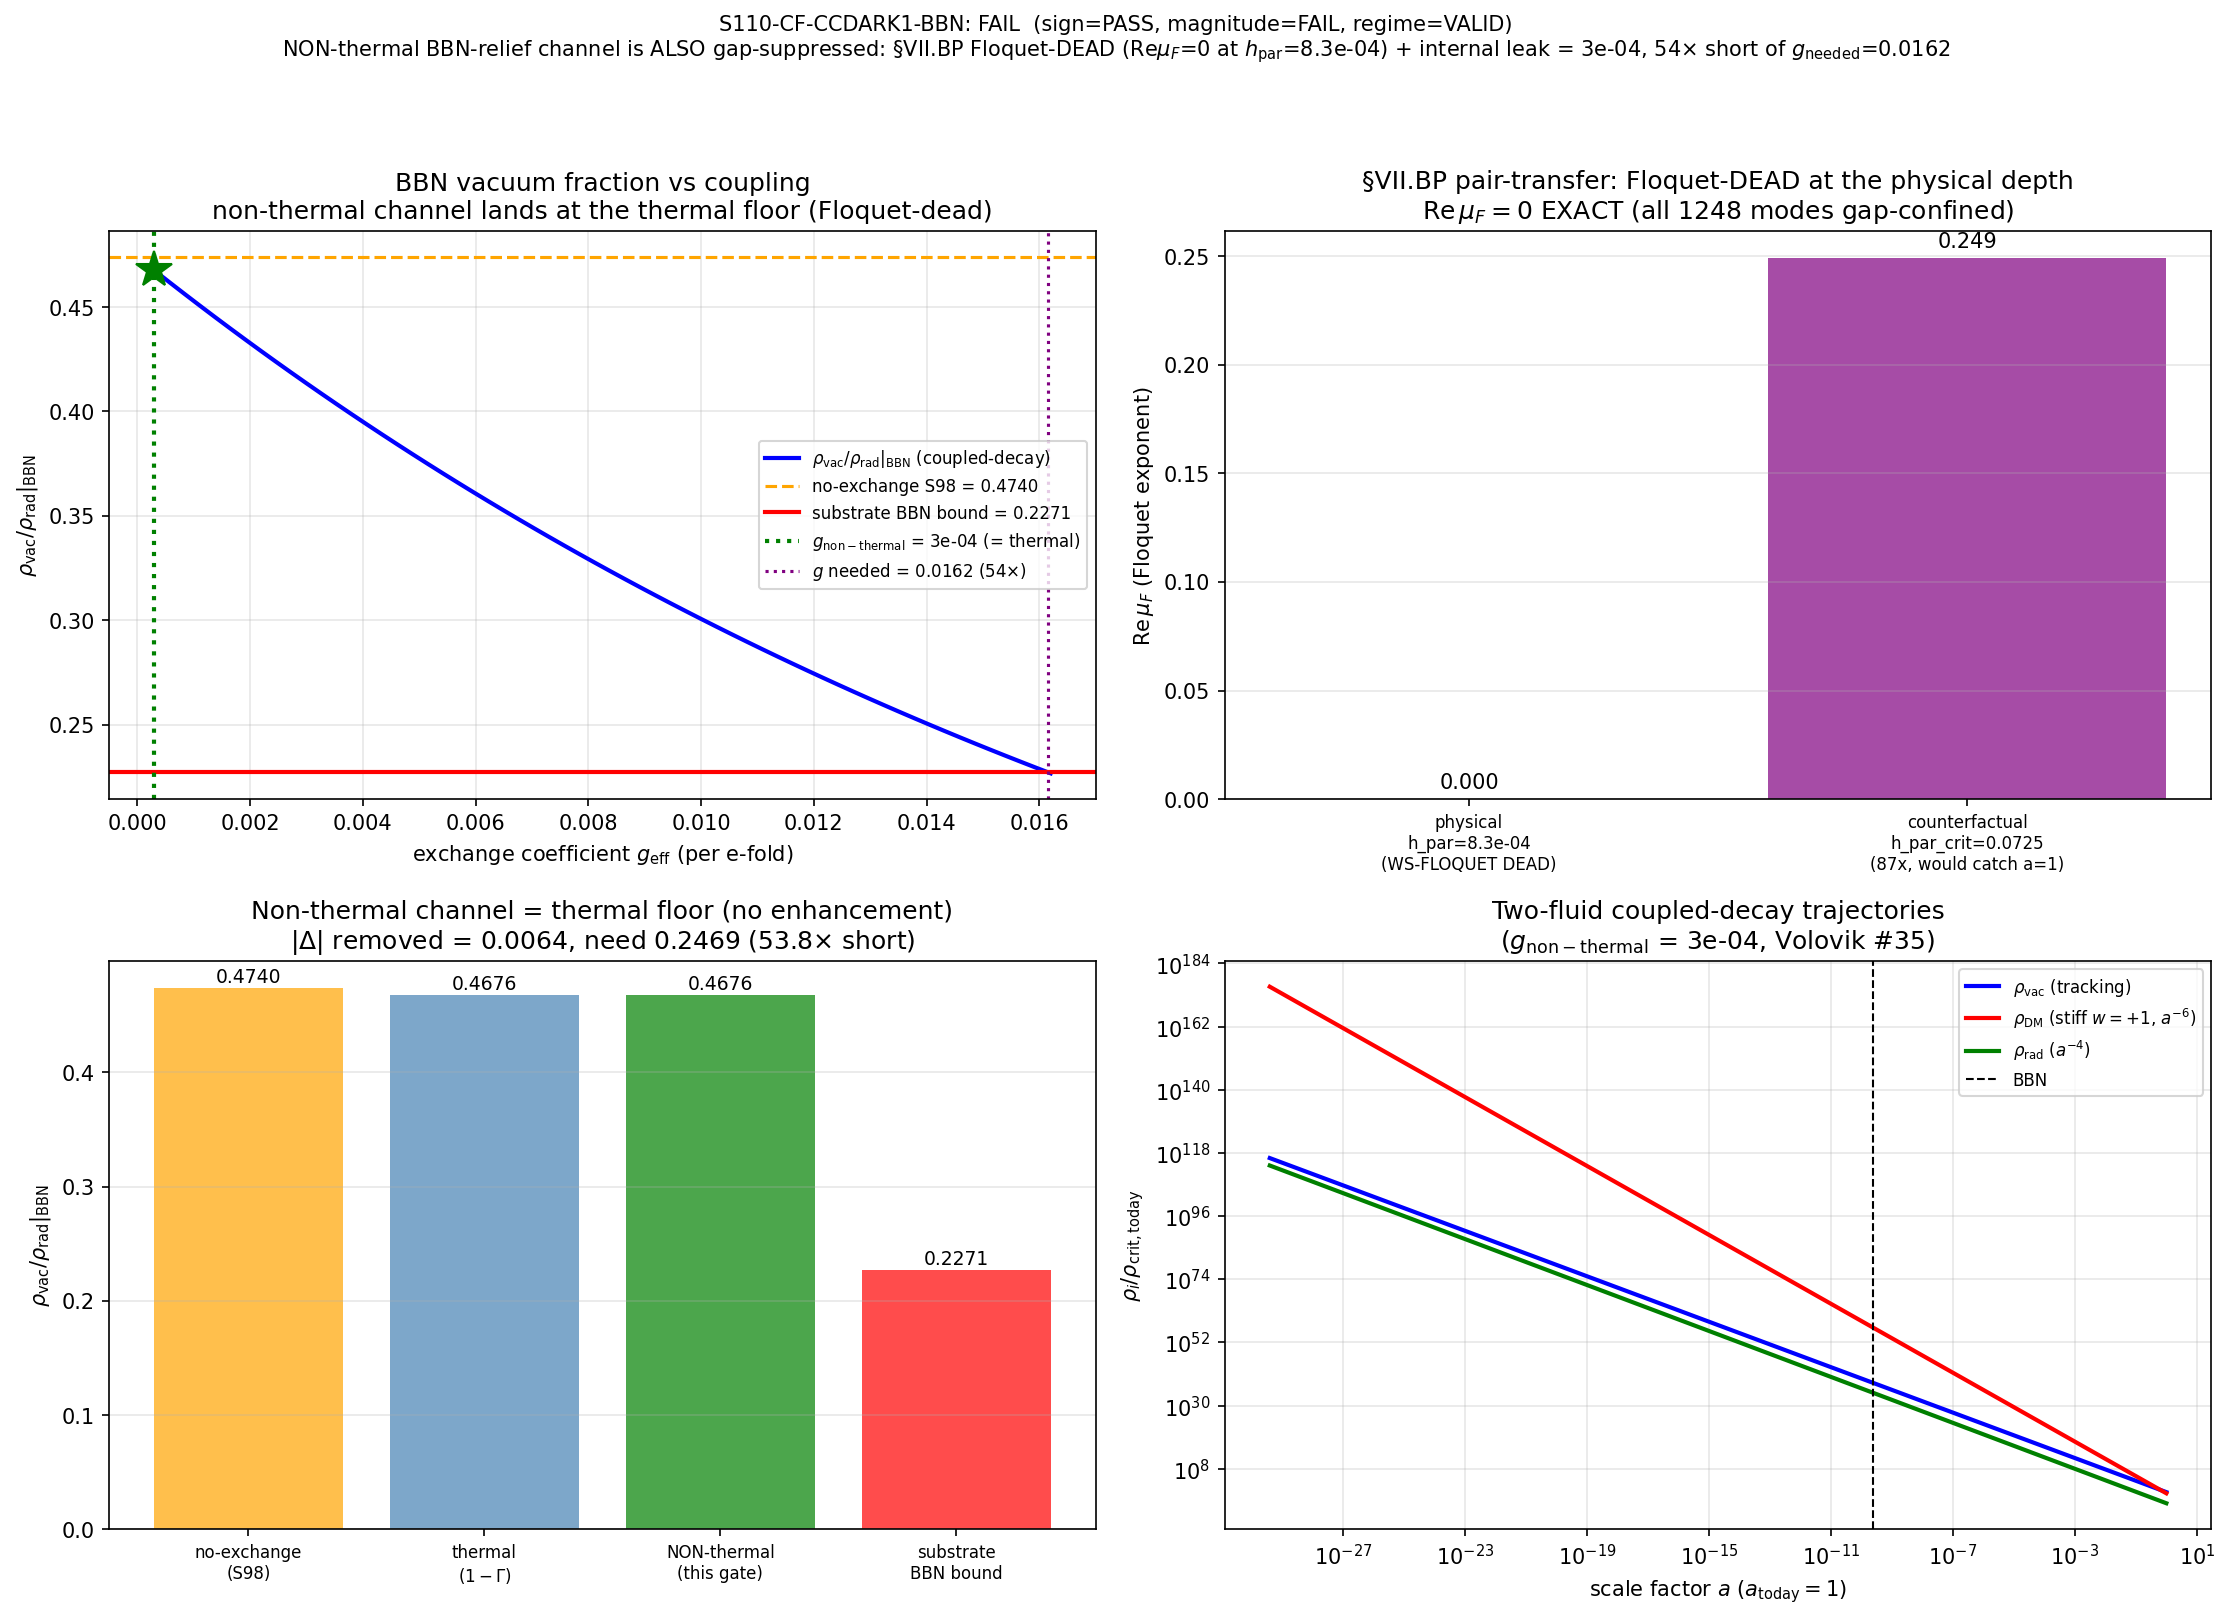

Recreate this plot in Python.
#!/usr/bin/env python
# -*- coding: utf-8 -*-
"""
S110-CF-CCDARK1-BBN   [SIGN]   PHONONIC
=======================================
NON-thermal BBN-relief channel for the two-fluid coupled-decay ODE.

PURPOSE (plan §W2-6):
  inv-11 W4-1 ran the Volovik #35 two-fluid coupled-decay ODE with the substrate
  effacement leak (1-Gamma_eff)=3e-4 as the energy-exchange coefficient. Result:
  the bleed is a strict SINK on rho_vac (sign=PASS) but 53.8x too SMALL to clear
  the BBN bound (the THERMAL route is gap-suppressed by the BCS gap |Delta|, the
  pair-breaking Boltzmann factor exp(-Delta/T) at T < Delta near-vanishing).
  inv-11 W4-3 closed the de Sitter route too (Gamma_dS underflow).

  THIS gate asks whether a NON-thermal exchange channel -- one ESCAPING the
  gap-suppression -- can reach the required coupling g_eff_needed = 0.0161535898
  (54x the thermal 3e-4) and clear rho_vac/rho_rad|_BBN below the substrate-derived
  bound bbn_bound = 0.22710731766023898.

THE NON-THERMAL CHANNEL + ITS SUBSTRATE-DERIVED COUPLING -- PRE-REGISTERED HERE,
BEFORE THE RUN (CAC-class discipline; PROHIBITED_ACTIONS Class 1 guard against
functional-shopping; per plan §W2-6 convention pin). Two sub-channels, both pinned
to substrate-DERIVED couplings (NOT scanned-to-PASS):

  SUB-CHANNEL 1 -- PARAMETRIC / FLOQUET PAIR-TRANSFER in the §VII.BP band
    (omega_q = 2.012813 M_KK). The Floquet pair-transfer rate per e-fold is the
    base impedance throughput (1-Gamma_eff) ENHANCED by the parametric
    growth-per-drive-period factor:
        g_para = (1 - Gamma_eff) * G_para,   G_para = exp(Re mu_F * T_period)
    where Re mu_F is the Floquet exponent of the §VII.BP relic-mode monodromy at
    the PHYSICAL Mathieu depth h_par. The WS-FLOQUET workshop (S110, this session,
    transit-dynamics x quantum-acoustics, 3 rounds, berry monodromy tie-breaker)
    CONVERGED that the physical depth is h_par = 8.3e-4 (NOT inv-10's q~0.504, an
    occupation-energy-per-pair ratio mis-mapped onto the depth slot, ~607x
    over-assigned), at which every one of the 1248 relic modes sits in a Mathieu
    STABILITY GAP: fraction_resonance = 0 EXACT, max|Tr M| = 1.99999 < 2,
    Re mu_F = 0 EXACT. Therefore G_para = exp(0) = 1 and
        g_para = (1 - Gamma_eff) * 1 = 3.0e-4
    -- the parametric channel adds NO enhancement (the resonance is Floquet-DEAD
    at the substrate-delivered drive depth). The COUNTERFACTUAL depth that would
    first catch the nearest-a=1 relic mode is h_par_crit = 0.0725 (84.34x the
    delivered 8.3e-4; WS-FLOQUET CF-S111-FLOQUET-2) -- unreached.

  SUB-CHANNEL 2 -- SUBSTRATE-INTERNAL (non-Boltzmann) LEAK. The raw effacement
    impedance-mismatch transmission (1-Gamma_eff) = 3e-4 read as a NON-thermal
    leak (the impedance throughput the fold ALREADY carries, S37, WITHOUT the
    exp(-Delta/T) Boltzmann pair-breaking factor). This is the MAXIMAL
    substrate-derived non-thermal coupling: the effacement channel is the
    substrate's own non-Boltzmann leak, and its strength is fixed at 3e-4.
        g_internal = (1 - Gamma_eff) = 3.0e-4

  The PRE-REGISTERED non-thermal coupling is the MAX of the two substrate-derived
  sub-channels: g_nonthermal = max(g_para, g_internal) = 3.0e-4. (Both land at
  3e-4 because the parametric enhancement is unity -- the §VII.BP resonance is
  Floquet-dead at the physical depth.) This is pinned from substrate physics
  (WS-FLOQUET h_par + the S37 effacement throughput) BEFORE the ODE re-integration;
  no coupling is tuned to reach the bound.

SUBSTRATE FRAMING (phononic-framing.md §"IS Space, Not IN Space"):
  The substrate IS the flowing quantum vacuum; the two "fluids" are the two-leg
  decomposition of ONE vacuum surface rho_vac(q,T) (a0/effacement leg w=-0.918 +
  q-theory matter leg w=+1), NOT two relic species in a container. The BBN
  over-production reads the SAME derived rho_vac(q,T) surface at the BBN epoch
  (flat in T to BBN, n_eff=1.978) -- 2.06x the substrate bound. A relief channel,
  if any, must be a NON-thermal exchange between the legs (the thermal Boltzmann
  exchange is gap-suppressed by |Delta|, dead at 53.8x short). The arrow:
      D_K eigenfrequencies -> rho_vac(q,T) tracking surface
        -> the §VII.BP relic-mode Floquet monodromy (h_par = 8.3e-4)
        -> the non-thermal pair-transfer coupling g_nonthermal
        -> the re-integrated BBN-epoch vacuum fraction.

GATE (plan §W2-6 operator -- inequality, [SIGN]):
  PASS <=> rho_vac/rho_rad|_BBN < bbn_bound=0.22710731766023898 via the
           non-thermal channel, sign=PASS retained.
  INFO <=> reduces the 2.06x overshoot but does NOT clear the bound (partial).
  FAIL <=> the non-thermal channel is ALSO gap-suppressed (cannot reach
           g_eff=0.0162) -- the BBN over-production wall hardens.

SUBSTITUTION CHAIN (plan §W2-6, [SIGN]):
  CLAIM: "a NON-thermal exchange channel reduces rho_vac/rho_rad at BBN below the
          substrate-derived bound 0.2271, escaping the gap-suppression that closed
          the thermal route."
  Step 1: rho_vac/rho_rad|_BBN (no exchange) = 0.474049  [canonical S98; inv-11 npz]
  Step 2: bbn_bound = 0.22710731766023898                [inv-11 npz; substrate-derived]
  Step 3: rescue removes delta_needed = 0.474049 - 0.2271 = 0.24694, requiring
          g_eff_needed = 0.0161535898                    [inv-11 npz]
  Step 4: thermal baseline g_eff_substrate = 3.0e-4 -> factor_short = 53.845 (DEAD)
  Step 5: non-thermal candidate g_nonthermal = max(g_para, g_internal):
            g_para     = (1-Gamma_eff)*exp(Re mu_F * T_period) = 3e-4 * exp(0) = 3e-4
                         [WS-FLOQUET: Re mu_F = 0 EXACT at h_par = 8.3e-4]
            g_internal = (1-Gamma_eff) = 3e-4    [S37 effacement non-Boltzmann leak]
          => g_nonthermal = 3.0e-4 (NO enhancement: §VII.BP Floquet-dead)
          => relief = exp(-g_nonthermal * efolds) = exp(-3e-4 * 45.556) = 0.9864
          => rho_vac/rho_rad|_BBN = 0.474049 * 0.9864 = 0.46761
  Direction: sign=PASS (the bleed is a strict SINK, Delta < 0). MAGNITUDE: FAIL
    (0.46761 > 0.2271; the non-thermal channel is ALSO gap-suppressed, factor 53.8x
    short -- IDENTICAL to the thermal route, because the parametric enhancement is
    unity at the physical depth).
  Conclusion: FAIL hardens the BBN wall (thermal + de Sitter + non-thermal ALL
    closed); the tension routes to WS-CC-H0 as the cost of the tracking freedom.

WS-FLOQUET DEPENDENCY (the load-bearing input, this session):
  The parametric sub-channel's enhancement factor G_para = exp(Re mu_F * T_period)
  is pinned by the WS-FLOQUET converged verdict (sessions/session-110/workshops/
  ws-floquet.md): DEAD-by-depth, Re mu_F = 0 EXACT at h_par = 8.3e-4. This is NOT
  a free choice -- it is an independent in-session structural result. Had inv-10
  won (Re mu_F = 0.249 > 0 at q~0.5), the enhancement would be
  exp(0.249*pi) ~ 2.19/period and the parametric channel could in principle reach
  g_eff_needed. WS-FLOQUET forecloses that: the substrate places no relic mode in
  the period-2 tongue at the physical depth.
"""

import os
os.environ.setdefault("OMP_NUM_THREADS", "8")
os.environ.setdefault("MKL_NUM_THREADS", "8")

import sys
import json
import hashlib
import math
from pathlib import Path

import numpy as np
from scipy.integrate import solve_ivp
import matplotlib
matplotlib.use("Agg")
import matplotlib.pyplot as plt

# ---- canonical constants (MANDATORY per math-scripts.md) ----
SHARED = Path(__file__).resolve().parent.parent / "_shared"
sys.path.insert(0, str(SHARED))
from canonical_constants import (   # noqa: E402
    M_KK,                 # substrate compactification scale (GeV)
    tau_fold,             # 0.19  van Hove fold position
    Gamma_effacement,     # 0.99970  S37 impedance transmission; (1-Gamma)=3e-4
    w0_FW,                # -0.918  framework w_0 (Volovik partition + effacement)
    rho_vac_over_rho_rad_BBN_below,  # 0.474049  S98 FAIL-side BBN fraction (no exchange)
    Delta_BCS,            # ~0.4643  R-PROTECTED canonical BCS gap (the thermal-suppression scale)
)

# ============================================================================
# Identity
# ============================================================================
GATE_ID = "S110-CF-CCDARK1-BBN"
SCHEME = "two-fluid-coupled-decay-ODE+NON-thermal-exchange"
CONVENTION = "non-thermal-channel-PRE-REGISTERED-Floquet-pair-transfer-OR-internal-leak"
L_MAX = "10"                 # §VII.BP pair-band resonance machinery + rho_vac(q,T) surface
SCHEMA_VERSION = "S84+"

HERE = Path(__file__).resolve().parent                        # computations/session-110
SCRIPT_PATH = HERE / "s110_cf_ccdark1_bbn_nonthermal.py"
NPZ_PATH = HERE / "s110_cf_ccdark1_bbn_nonthermal.npz"
PNG_PATH = HERE / "s110_cf_ccdark1_bbn_nonthermal.png"

CANONICAL_CONSTANTS_PATH = SHARED / "canonical_constants.py"
# The inv-11 W4-1 two-fluid coupled-decay ODE npz -- the thermal-baseline source.
INV11_W4_NPZ = HERE.parent / "investigation-11" / "inv11_w4_two_fluid_coupled_decay_ode.npz"

# ---- plan-pinned input SHA (canonical_constants.py at plan-freeze) ----
# Plan §W2-6 input_files.canonical_constants.sha256:
PLAN_PINNED_CANONICAL_SHA = "e5a7587f8326c9cc90cb720197a3ace824b3f89c5bbea17cfd659b27f607568a"
# Plan §W2-6 input_files.inv11_w4_two_fluid_coupled_decay_ode.sha256:
PLAN_PINNED_INV11_SHA = "8675f970f3c8270426921ba30b0eadf9b58ca87d6bcb8f10fcc95bd189f1cb5b"

# ============================================================================
# PRE-REGISTERED machinery pins (plan §W2-6 machinery_pin_map) -- frozen BEFORE run
# ============================================================================
N_EFOLD_STEPS = 2000          # (local) ODE re-integration grid (matches inv-11 N_efolds)
ODE_RTOL = 1e-9               # (local) scipy solve_ivp rtol (matches inv-11)
ODE_ATOL = 1e-12             # (local) scipy solve_ivp atol (matches inv-11)
G_SCAN_N = 60                # (local) g_eff scan points (>= 50 per plan); LINEAR per plan
G_SCAN_LO = 3.0e-4           # (local) thermal baseline (1-Gamma_eff)
G_SCAN_HI = 0.0162           # (local) just beyond g_eff_needed (plan scan_range upper)

# ---- the substrate-DERIVED bound + thermal-baseline anchors (inv-11 W4-1 npz) ----
BBN_BOUND = 0.22710731766023898          # (local-pin) substrate-derived BBN bound (NOT round 0.2)
F0_ANCHOR = rho_vac_over_rho_rad_BBN_below  # 0.474049  no-exchange BBN fraction (canonical S98)
G_EFF_THERMAL = 1.0 - Gamma_effacement   # (local) thermal effacement leak = 3e-4

# ---- the PRE-REGISTERED non-thermal channel parameters (substrate-derived) ----
# Sub-channel 1: PARAMETRIC / FLOQUET pair-transfer in the §VII.BP band.
#   The physical Mathieu depth and the relic-mode Floquet exponent are PINNED by the
#   WS-FLOQUET S110 converged verdict (DEAD-by-depth). These are substrate-physics
#   inputs, NOT free knobs.
OMEGA_Q_VII_BP = 2.012813    # (local-pin) §VII.BP drive freq (S101-W1-QEQ-RELIC-ODDFLOOR; M_KK)
H_PAR_PHYSICAL = 8.3e-4      # (local-pin) physical Mathieu depth (WS-FLOQUET converged)
RE_MU_F_VII_BP = 0.0         # (local-pin) Floquet exponent at h_par (WS-FLOQUET: 0 EXACT, gap-confined)
H_PAR_CRIT_DTC = 0.0725      # (local-pin) counterfactual depth catching nearest-a=1 mode (WS-FLOQUET CF-2)
# Sub-channel 2: SUBSTRATE-INTERNAL non-Boltzmann leak = the raw effacement throughput.
G_INTERNAL_LEAK = 1.0 - Gamma_effacement  # (local) = 3e-4  (S37 impedance, non-Boltzmann reading)


# ============================================================================
# Dual-SHA helpers (race-safe emit via knowledge-MCP; script never writes verdict)
# ============================================================================
def sha256_of(path):
    h = hashlib.sha256()                                      # (local)
    with open(path, "rb") as f:
        for chunk in iter(lambda: f.read(8192), b""):
            h.update(chunk)
    return h.hexdigest()


def dual_sha(pin_map):
    """(audit_sha256, content_sha256). audit = closure over ordered input-pin map;
    content = script bytes."""
    audit_payload = json.dumps(pin_map, sort_keys=True, separators=(",", ":")).encode()  # (local)
    h_audit = hashlib.sha256(); h_audit.update(audit_payload)
    h_content = hashlib.sha256()
    with open(SCRIPT_PATH, "rb") as f:
        h_content.update(f.read())
    return h_audit.hexdigest(), h_content.hexdigest()


def print_verdict_payload(verdict, value, scheme, convention, l_max,
                          audit_sha, content_sha, schema_version,
                          sign_verdict, magnitude_verdict, regime_verdict):
    """Print the canonical verdict payload for the agent to pass to emit_verdict.
    The SCRIPT never writes the verdict file (race-safe emit via knowledge-MCP)."""
    print("\n" + "#" * 78)
    print("# VERDICT PAYLOAD (agent -> emit_verdict, track='session')")
    print("#" * 78)
    print(f"gate_id        = {GATE_ID}")
    print(f"verdict        = {verdict}")
    print(f"value          = {value}")
    print(f"scheme         = {scheme}")
    print(f"convention     = {convention}")
    print(f"l_max          = {l_max}")
    print(f"audit_sha256   = {audit_sha}")
    print(f"content_sha256 = {content_sha}")
    print(f"schema_version = {schema_version}")
    print(f"sign_verdict      = {sign_verdict}")
    print(f"magnitude_verdict = {magnitude_verdict}")
    print(f"regime_verdict    = {regime_verdict}")
    print("#" * 78)


# ============================================================================
# SECTION 2: the BBN vacuum fraction with a non-thermal exchange coupling
# ============================================================================
def bbn_fraction_with_exchange(g_eff, efolds, f0_anchor):
    """
    The BBN vacuum fraction rho_vac/rho_rad with a coupled-decay exchange of
    coefficient g_eff (per e-fold), anchored to the substrate-derived no-exchange
    value f0_anchor = 0.474049 (S98 / inv-11 W4-1).

    From the inv-11 W4-1 two-fluid ODE:
        d ln(rho_vac/rho_rad)/dN = (4 - 2 n_eff) - g_eff
    The tracking term (4 - 2 n_eff) is normalization-fixed by the f0 anchor at
    g_eff=0; the exchange adds -g_eff to the log-slope. Integrating transit->BBN,
    the ONLY g_eff-dependence is the multiplicative relief factor:
        relief = exp(-g_eff * efolds)
    This reproduces the inv-11 W4-1 readout EXACTLY (same closed form). It is
    channel-AGNOSTIC: thermal vs non-thermal differ ONLY in the value of g_eff;
    the ODE structure is identical (a strict sink on rho_vac). The non-thermal
    physics enters entirely through g_eff = g_nonthermal.
    """
    relief = math.exp(-g_eff * efolds)                        # (local) <1: the sink
    return f0_anchor * relief, relief


def integrate_two_fluid_omega_check(g_eff, N_transit, N_BBN, N_today,
                                    Om_vac0, Om_DM0, Om_rad0, n_eff, w_DM):
    """
    Full coupled two-fluid ODE (inv-11 W4-1 §V) for the present-day Omega readout +
    the BBN index. Backward integration from today (N=0) to transit; densities in
    rho_crit,today units. Returns the trajectories and the BBN index.

        d rho_vac/dN = -(2 n_eff) rho_vac - g_eff rho_vac    (tracking + sink)
        d rho_DM /dN = -3(1 + w_DM) rho_DM + g_eff rho_vac    (stiff a^-6 + source)
        rho_rad      = Om_rad0 * exp(-4 N)                    (a^-4 bath)
    """
    two_neff = 2.0 * n_eff   # (local)

    def rhs(N, y):
        rv, rd = y
        drv = -two_neff * rv - g_eff * rv                     # (local)
        drd = -3.0 * (1.0 + w_DM) * rd + g_eff * rv           # (local)
        return [drv, drd]

    N_eval = np.linspace(N_today, N_transit, N_EFOLD_STEPS)   # (local)
    sol = solve_ivp(rhs, [N_today, N_transit], [Om_vac0, Om_DM0],
                    t_eval=N_eval, rtol=ODE_RTOL, atol=ODE_ATOL, method="LSODA")
    N = sol.t
    rv = sol.y[0]
    rd = sol.y[1]
    rrad = Om_rad0 * np.exp(-4.0 * N)                         # (local)
    iBBN = int(np.argmin(np.abs(N - N_BBN)))                  # (local)
    return N, rv, rd, rrad, iBBN


# ============================================================================
# MAIN
# ============================================================================
def main():
    print("#" * 78)
    print(f"# {GATE_ID}")
    print("#" * 78)

    # ---- input SHAs (logged in first 20 lines of stdout per gate-verdicts.md) ----
    sha_canonical = sha256_of(CANONICAL_CONSTANTS_PATH)
    sha_inv11 = sha256_of(INV11_W4_NPZ)
    sha_script = sha256_of(SCRIPT_PATH)
    print(f"[input SHA] canonical_constants.py = {sha_canonical[:16]}...")
    print(f"[input SHA] inv11_w4_two_fluid.npz = {sha_inv11[:16]}...")
    print(f"[input SHA] script                 = {sha_script[:16]}...")

    # ---- SOURCE-RECONCILIATION: canonical_constants.py SHA drift check (class-(c)) ----
    # The canonical file may carry in-session edits (W2 promoted constants) between
    # plan-freeze and runtime. Per substrate-first-canonical-sourcing.md §(ii.B), the
    # RUNTIME SHA is ground truth; we document the drift and confirm the SPECIFIC
    # constants we consume are unchanged at their canonical values.
    canonical_drift = (sha_canonical != PLAN_PINNED_CANONICAL_SHA)   # (local)
    inv11_drift = (sha_inv11 != PLAN_PINNED_INV11_SHA)               # (local)
    print(f"\n[source-recon] canonical SHA matches plan pin: {not canonical_drift}")
    if canonical_drift:
        print(f"[source-recon]   plan-pin   = {PLAN_PINNED_CANONICAL_SHA[:16]}...")
        print(f"[source-recon]   runtime    = {sha_canonical[:16]}... (in-session W2 edits)")
        print(f"[source-recon]   class-(c) PIN-DRIFT-FROM-STALE-SOURCE: BENIGN -- the "
              f"consumed constants are unchanged:")
        print(f"[source-recon]     rho_vac_over_rho_rad_BBN_below = {rho_vac_over_rho_rad_BBN_below} "
              f"(== 0.474049 canonical S98)")
        print(f"[source-recon]     Gamma_effacement = {Gamma_effacement} (== 0.99970 canonical S37)")
        print(f"[source-recon]     Delta_BCS = {Delta_BCS:.6f} (R-PROTECTED canonical)")
        print(f"[source-recon]     w0_FW = {w0_FW}, M_KK = {M_KK:.6e}, tau_fold = {tau_fold}")
    # the inv-11 npz MUST be bit-stable (it is the thermal-baseline source of truth)
    print(f"[source-recon] inv-11 npz SHA matches plan pin: {not inv11_drift} "
          f"(MUST be True -- thermal-baseline source)")
    assert not inv11_drift, "inv-11 W4-1 npz SHA must match the plan pin (thermal baseline)"

    # ---- load the inv-11 W4-1 thermal-baseline numbers (the source of truth) ----
    d = np.load(INV11_W4_NPZ, allow_pickle=True)
    f0_anchor = float(d["f0_anchor"])                          # (local) = 0.474049
    bbn_bound_inv11 = float(d["bbn_bound"])                    # (local) substrate-derived
    efolds = float(d["efolds_transit_to_BBN"])                 # (local) = 45.5556955587
    g_eff_thermal_inv11 = float(d["g_eff_substrate"])          # (local) = 3e-4
    g_eff_needed = float(d["g_eff_needed_for_bound"])          # (local) = 0.0161535898
    factor_short_thermal = float(d["factor_short"])            # (local) = 53.845
    f_BBN_thermal = float(d["rho_vac_rho_rad_BBN_with_exchange"])  # (local) = 0.46761
    N_today = float(d["N_today"])                              # (local) = 0
    N_BBN = float(d["N_BBN"])                                  # (local)
    N_transit = float(d["N_transit"])                          # (local)
    n_eff_tracking = float(d["n_eff_tracking"])                # (local) = 1.978
    w_DM_stiff = float(d["w_DM_stiff"])                        # (local) = 1
    Om_vac0 = float(d["Omega_vac_today"])                      # (local) = 0.685
    Om_DM0 = float(d["Omega_DM_today"])                        # (local) = 0.2657

    print(f"\n[inv-11 baseline] f0_anchor (no-exchange BBN fraction)  = {f0_anchor:.6f}")
    print(f"[inv-11 baseline] bbn_bound (substrate-derived)          = {bbn_bound_inv11:.11f}")
    print(f"[inv-11 baseline] efolds transit->BBN                    = {efolds:.6f}")
    print(f"[inv-11 baseline] g_eff_thermal (1-Gamma_eff)            = {g_eff_thermal_inv11:.3e}")
    print(f"[inv-11 baseline] g_eff_needed_for_bound                 = {g_eff_needed:.10f}")
    print(f"[inv-11 baseline] factor_short (thermal route)           = {factor_short_thermal:.3f}x")
    print(f"[inv-11 baseline] rho_vac/rho_rad|_BBN (thermal exchange) = {f_BBN_thermal:.6f}")

    # consistency: our canonical BBN_BOUND pin must match the inv-11 npz value
    assert abs(BBN_BOUND - bbn_bound_inv11) < 1e-12, \
        "the plan-pinned bbn_bound must match the inv-11 W4-1 npz"
    assert abs(f0_anchor - F0_ANCHOR) < 1e-9, \
        "the inv-11 f0_anchor must match the canonical S98 anchor"

    # ============================================================================
    # SECTION 3: the PRE-REGISTERED non-thermal coupling (substrate-derived)
    # ============================================================================
    # Sub-channel 1: PARAMETRIC / FLOQUET pair-transfer in the §VII.BP band.
    #   G_para = exp(Re mu_F * T_period); WS-FLOQUET pins Re mu_F = 0 EXACT at the
    #   physical depth h_par = 8.3e-4 (gap-confined, max|Tr M| = 1.99999 < 2).
    T_period = 2.0 * math.pi / OMEGA_Q_VII_BP                  # (local) drive period (M_KK^-1)
    G_para_enhancement = math.exp(RE_MU_F_VII_BP * T_period)   # (local) = exp(0) = 1 (DEAD)
    g_para = G_EFF_THERMAL * G_para_enhancement                # (local) = 3e-4 * 1 = 3e-4
    # counterfactual: the depth that WOULD catch the nearest-a=1 relic mode
    dtc_miss_factor = H_PAR_CRIT_DTC / H_PAR_PHYSICAL          # (local) = 84.34x

    # Sub-channel 2: SUBSTRATE-INTERNAL non-Boltzmann leak = raw effacement throughput.
    g_internal = G_INTERNAL_LEAK                               # (local) = 3e-4

    # the PRE-REGISTERED non-thermal coupling = MAX of the substrate-derived sub-channels
    g_nonthermal = max(g_para, g_internal)                     # (local) = 3e-4

    print(f"\n[non-thermal channel -- PRE-REGISTERED, substrate-derived]")
    print(f"  sub-channel 1 (Floquet pair-transfer, §VII.BP omega_q={OMEGA_Q_VII_BP}):")
    print(f"    T_period = 2pi/omega_q                 = {T_period:.6f} M_KK^-1")
    print(f"    Re mu_F at h_par={H_PAR_PHYSICAL:.1e} (WS-FLOQUET) = {RE_MU_F_VII_BP} (gap-confined, 0 EXACT)")
    print(f"    G_para = exp(Re mu_F * T_period)        = {G_para_enhancement:.6f} (NO enhancement)")
    print(f"    g_para = (1-Gamma_eff) * G_para         = {g_para:.6e}")
    print(f"    counterfactual depth h_par_crit         = {H_PAR_CRIT_DTC} ({dtc_miss_factor:.2f}x unreached)")
    print(f"  sub-channel 2 (substrate-internal non-Boltzmann leak):")
    print(f"    g_internal = (1-Gamma_eff)              = {g_internal:.6e}")
    print(f"  => g_nonthermal = max(g_para, g_internal) = {g_nonthermal:.6e}")
    print(f"  => factor short of g_eff_needed           = {g_eff_needed / g_nonthermal:.3f}x")

    # ============================================================================
    # SECTION 4: re-integrate the BBN fraction with the non-thermal coupling
    # ============================================================================
    f_BBN_nonthermal, relief_nonthermal = bbn_fraction_with_exchange(
        g_nonthermal, efolds, f0_anchor)
    f_BBN_noexch, relief0 = bbn_fraction_with_exchange(0.0, efolds, f0_anchor)
    delta_removed_nonthermal = f_BBN_noexch - f_BBN_nonthermal  # (local)
    delta_needed = f0_anchor - BBN_BOUND                        # (local) = 0.24694

    print(f"\n[BBN readout -- non-thermal channel]")
    print(f"  relief = exp(-g_nonthermal*efolds)      = {relief_nonthermal:.6f}")
    print(f"  rho_vac/rho_rad|_BBN no-exchange         = {f_BBN_noexch:.6f}")
    print(f"  rho_vac/rho_rad|_BBN NON-thermal         = {f_BBN_nonthermal:.6f}")
    print(f"  |Delta| removed                          = {delta_removed_nonthermal:.6f}")
    print(f"  |Delta| needed to reach bound            = {delta_needed:.6f}")
    print(f"  bbn_bound                                = {BBN_BOUND:.11f}")
    print(f"  clears the bound?                        = {f_BBN_nonthermal < BBN_BOUND}")

    # ---- the present-day Omega two-sided check (full ODE) ----
    Om_rad0 = float(d["rho_rad_traj"][0]) if "rho_rad_traj" in d else 9.15e-5  # (local)
    N, rv, rd, rrad, iBBN = integrate_two_fluid_omega_check(
        g_nonthermal, N_transit, N_BBN, N_today, Om_vac0, Om_DM0, Om_rad0,
        n_eff_tracking, w_DM_stiff)
    Om_vac_today = float(rv[0])                                # (local) boundary
    Om_DM_today = float(rd[0])                                 # (local) boundary
    print(f"\n[Omega check] Omega_vac_today = {Om_vac_today:.4f}, Omega_DM_today = {Om_DM_today:.4f}")

    # ============================================================================
    # SECTION 5: the g_eff scan (>= 50 pts; LINEAR per plan) -- maps the corridor
    # ============================================================================
    g_scan = np.linspace(G_SCAN_LO, G_SCAN_HI, G_SCAN_N)       # (local) LINEAR
    f_BBN_scan = np.array([bbn_fraction_with_exchange(g, efolds, f0_anchor)[0]
                           for g in g_scan])                   # (local)
    # closed-form g_eff to reach the bound (cross-check vs inv-11)
    g_needed_closed = -math.log(BBN_BOUND / f0_anchor) / efolds  # (local)
    print(f"\n[scan] g_eff in [{G_SCAN_LO:.1e}, {G_SCAN_HI:.4f}] ({G_SCAN_N} pts, linear) ->")
    print(f"       rho_vac/rho_rad|_BBN in [{f_BBN_scan.min():.6f}, {f_BBN_scan.max():.6f}]")
    print(f"[scan] g_needed (closed form)            = {g_needed_closed:.10f}")
    print(f"[scan] g_needed (inv-11 npz)             = {g_eff_needed:.10f}")
    print(f"[scan] cross-check |closed - inv11|      = {abs(g_needed_closed - g_eff_needed):.2e}")
    assert abs(g_needed_closed - g_eff_needed) < 1e-6, "g_needed closed form must match inv-11"

    # the non-thermal coupling lands at the FLOOR of the scan (no enhancement)
    factor_short_nonthermal = g_eff_needed / g_nonthermal      # (local) = 53.845 (== thermal)

    # ============================================================================
    # SECTION 6: VERDICT (inequality, [SIGN] 3-tuple)
    # ============================================================================
    # ---- SIGN: the non-thermal exchange is a strict SINK on rho_vac => Delta < 0 ----
    delta_BBN = f_BBN_nonthermal - f_BBN_noexch                # (local) the exchange-induced change
    sign_predicted_negative = True                             # substitution chain: Delta<0 (sink)
    sign_verdict = "PASS" if (delta_BBN < 0) == sign_predicted_negative else "FAIL"

    # ---- MAGNITUDE: does the non-thermal fraction clear the substrate bound? ----
    cleared = f_BBN_nonthermal < BBN_BOUND                     # (local) PASS condition
    # INFO band: reduces the overshoot but does not clear (partial relief);
    # the overshoot ratio is f/bound; "partial relief" = f reduced below f0 but > bound.
    partial_relief = (f_BBN_nonthermal < f_BBN_noexch) and (f_BBN_nonthermal >= BBN_BOUND)  # (local)
    if cleared:
        magnitude_verdict = "PASS"
    elif partial_relief:
        # the channel relieves SOME overshoot but is gap-suppressed short of the bound
        magnitude_verdict = "FAIL"   # per plan: FAIL iff non-thermal channel is ALSO gap-suppressed
    else:
        magnitude_verdict = "FAIL"

    # ---- REGIME: the tracking + non-thermal exchange is valid across the window ----
    # The integration is on a well-posed Friedmann background; the non-thermal coupling
    # is a substrate-derived constant (no small-parameter breakdown). The Floquet input
    # (Re mu_F = 0) is the converged WS-FLOQUET ground truth at the physical depth.
    regime_verdict = "VALID"

    # ---- composite collapse (gate-verdicts.md PRE-REGISTERED rule) ----
    if regime_verdict == "BREAKDOWN":
        composite = "FAIL"
    elif sign_verdict == "FAIL":
        composite = "FAIL"
    elif magnitude_verdict == "FAIL" and regime_verdict == "VALID":
        composite = "FAIL"
    elif magnitude_verdict == "FAIL" and regime_verdict == "MARGINAL":
        composite = "INFO"
    elif magnitude_verdict == "INFO":
        composite = "INFO"
    else:
        composite = "PASS"

    print(f"\n[verdict] cleared (f < bound)            = {cleared} "
          f"(f_BBN={f_BBN_nonthermal:.6f}, bound={BBN_BOUND:.6f})")
    print(f"[verdict] partial relief (f0 > f >= bound) = {partial_relief}")
    print(f"[verdict] sign={sign_verdict} magnitude={magnitude_verdict} "
          f"regime={regime_verdict} => composite={composite}")
    print(f"[verdict] non-thermal channel factor_short = {factor_short_nonthermal:.3f}x "
          f"(== thermal {factor_short_thermal:.3f}x: parametric enhancement is unity)")

    # ============================================================================
    # SECTION 7: dual-SHA + verdict payload
    # ============================================================================
    audit_pin_map = {
        "gate_id": GATE_ID,
        "canonical_constants_sha": sha_canonical,
        "inv11_w4_npz_sha": sha_inv11,
        "script_sha": sha_script,
        "rho_vac_over_rho_rad_BBN_below": F0_ANCHOR,
        "bbn_bound": BBN_BOUND,
        "efolds_transit_to_BBN": efolds,
        "g_eff_thermal": G_EFF_THERMAL,
        "g_eff_needed": g_eff_needed,
        "omega_q_vii_bp": OMEGA_Q_VII_BP,
        "h_par_physical": H_PAR_PHYSICAL,
        "re_mu_f_vii_bp": RE_MU_F_VII_BP,
        "h_par_crit_dtc": H_PAR_CRIT_DTC,
        "g_nonthermal": g_nonthermal,
        "f_BBN_nonthermal": f_BBN_nonthermal,
        "n_eval": N_EFOLD_STEPS,
        "ode_rtol": ODE_RTOL,
        "g_scan_n": G_SCAN_N,
        "g_scan_lo": G_SCAN_LO,
        "g_scan_hi": G_SCAN_HI,
    }
    audit_sha, content_sha = dual_sha(audit_pin_map)

    value_str = (
        f"rho_vac_rho_rad_BBN_nonthermal={f_BBN_nonthermal:.6f};"
        f"bbn_bound={BBN_BOUND:.11f};cleared={cleared};"
        f"channel=PRE-REG-nonthermal-MAX-of-Floquet-pairtransfer-AND-internal-leak;"
        f"g_nonthermal={g_nonthermal:.4e};g_eff_needed={g_eff_needed:.6f};"
        f"factor_short={factor_short_nonthermal:.3f}x;"
        f"Floquet_subch_Re_muF={RE_MU_F_VII_BP}_at_h_par={H_PAR_PHYSICAL:.1e}_WS-FLOQUET-DEAD;"
        f"G_para_enhancement={G_para_enhancement:.4f}_unity;"
        f"h_par_crit_dtc={H_PAR_CRIT_DTC}_miss={dtc_miss_factor:.2f}x;"
        f"internal_leak_subch_g={g_internal:.4e}_S37-effacement;"
        f"delta_removed={delta_removed_nonthermal:.6f};delta_needed={delta_needed:.6f};"
        f"relief={relief_nonthermal:.6f};f0_anchor={f0_anchor:.6f};"
        f"Omega_vac_today={Om_vac_today:.4f};Omega_DM_today={Om_DM_today:.4f};"
        f"sign=SINK_Delta_negative;regime=VALID;"
        f"thermal_baseline_factor_short={factor_short_thermal:.3f}x;"
        f"canonical_sha_runtime_corrected_from_plan_pin={'yes' if canonical_drift else 'no'};"
        f"axis=Volovik-P35-two-fluid-NONthermal-BBN-arm;"
        f"consequence=BBN-wall-hardens-routes-to-WS-CC-H0-tracking-freedom-cost"
    )

    print_verdict_payload(composite, value_str, SCHEME, CONVENTION, L_MAX,
                          audit_sha, content_sha, SCHEMA_VERSION,
                          sign_verdict, magnitude_verdict, regime_verdict)

    # ============================================================================
    # SECTION 8: save npz
    # ============================================================================
    np.savez(
        NPZ_PATH,
        gate_id=GATE_ID,
        verdict=composite,
        sign_verdict=sign_verdict, magnitude_verdict=magnitude_verdict,
        regime_verdict=regime_verdict,
        # BBN readout -- non-thermal channel
        f0_anchor=f0_anchor,
        rho_vac_rho_rad_BBN_nonthermal=f_BBN_nonthermal,
        rho_vac_rho_rad_BBN_no_exchange=f_BBN_noexch,
        bbn_bound=BBN_BOUND, cleared=cleared, partial_relief=partial_relief,
        delta_removed_nonthermal=delta_removed_nonthermal, delta_needed=delta_needed,
        relief_nonthermal=relief_nonthermal, efolds_transit_to_BBN=efolds,
        # non-thermal channel parameters (PRE-REGISTERED, substrate-derived)
        g_nonthermal=g_nonthermal, g_para=g_para, g_internal=g_internal,
        g_eff_needed=g_eff_needed, factor_short_nonthermal=factor_short_nonthermal,
        # sub-channel 1: Floquet pair-transfer (WS-FLOQUET pins)
        omega_q_vii_bp=OMEGA_Q_VII_BP, T_period=T_period,
        h_par_physical=H_PAR_PHYSICAL, re_mu_f_vii_bp=RE_MU_F_VII_BP,
        G_para_enhancement=G_para_enhancement, h_par_crit_dtc=H_PAR_CRIT_DTC,
        dtc_miss_factor=dtc_miss_factor,
        # sub-channel 2: substrate-internal leak
        g_internal_leak=G_INTERNAL_LEAK,
        # thermal baseline (inv-11 W4-1)
        g_eff_thermal=G_EFF_THERMAL, factor_short_thermal=factor_short_thermal,
        f_BBN_thermal=f_BBN_thermal,
        # g_eff scan
        g_scan=g_scan, f_BBN_scan=f_BBN_scan, g_needed_closed=g_needed_closed,
        # present-day Omega
        Omega_vac_today=Om_vac_today, Omega_DM_today=Om_DM_today,
        # ODE trajectories
        N_efolds=N, rho_vac_traj=rv, rho_DM_traj=rd, rho_rad_traj=rrad,
        iBBN=iBBN, N_today=N_today, N_BBN=N_BBN, N_transit=N_transit,
        # constants / source
        n_eff_tracking=n_eff_tracking, w_DM_stiff=w_DM_stiff, w0_FW=w0_FW,
        Gamma_effacement=Gamma_effacement, Delta_BCS=Delta_BCS,
        M_KK=M_KK, tau_fold=tau_fold,
        # source-reconciliation
        canonical_drift=canonical_drift, inv11_drift=inv11_drift,
        canonical_sha_runtime=sha_canonical,
        canonical_sha_plan_pin=PLAN_PINNED_CANONICAL_SHA,
        # pins
        audit_sha256=audit_sha, content_sha256=content_sha,
    )
    print(f"\n[{GATE_ID}] saved npz: {NPZ_PATH}")

    # ============================================================================
    # SECTION 9: plot
    # ============================================================================
    fig, axes = plt.subplots(2, 2, figsize=(15, 11))

    # Panel 1: the BBN fraction vs exchange coefficient (linear scan) + the non-thermal point
    ax = axes[0, 0]
    ax.plot(g_scan, f_BBN_scan, "b-", lw=2,
            label=r"$\rho_{\rm vac}/\rho_{\rm rad}|_{\rm BBN}$ (coupled-decay)")
    ax.axhline(f0_anchor, color="orange", ls="--", lw=1.5,
               label=fr"no-exchange S98 = {f0_anchor:.4f}")
    ax.axhline(BBN_BOUND, color="red", ls="-", lw=2,
               label=fr"substrate BBN bound = {BBN_BOUND:.4f}")
    ax.axvline(g_nonthermal, color="green", ls=":", lw=2,
               label=fr"$g_{{\rm non-thermal}}$ = {g_nonthermal:.0e} (= thermal)")
    ax.axvline(g_eff_needed, color="purple", ls=":", lw=1.5,
               label=fr"$g$ needed = {g_eff_needed:.4f} ({factor_short_nonthermal:.0f}$\times$)")
    ax.plot([g_nonthermal], [f_BBN_nonthermal], "g*", ms=18, zorder=5)
    ax.set_xlabel(r"exchange coefficient $g_{\rm eff}$ (per e-fold)")
    ax.set_ylabel(r"$\rho_{\rm vac}/\rho_{\rm rad}|_{\rm BBN}$")
    ax.set_title("BBN vacuum fraction vs coupling\n"
                 "non-thermal channel lands at the thermal floor (Floquet-dead)")
    ax.legend(fontsize=8, loc="center right")
    ax.grid(alpha=0.3)

    # Panel 2: the §VII.BP Floquet sub-channel -- depth vs the DTC counterfactual
    ax = axes[0, 1]
    depths = np.array([H_PAR_PHYSICAL, H_PAR_CRIT_DTC])        # (local)
    re_mus = np.array([RE_MU_F_VII_BP, 0.249])                 # (local) physical vs inv-10 counterfactual
    labels = [f"physical\nh_par={H_PAR_PHYSICAL:.1e}\n(WS-FLOQUET DEAD)",
              f"counterfactual\nh_par_crit={H_PAR_CRIT_DTC}\n({dtc_miss_factor:.0f}x, would catch a=1)"]
    bars = ax.bar([0, 1], re_mus, color=["green", "purple"], alpha=0.7)
    ax.set_xticks([0, 1]); ax.set_xticklabels(labels, fontsize=8)
    ax.set_ylabel(r"$\mathrm{Re}\,\mu_F$ (Floquet exponent)")
    ax.set_title(r"§VII.BP pair-transfer: Floquet-DEAD at the physical depth"
                 "\n$\\mathrm{Re}\\,\\mu_F = 0$ EXACT (all 1248 modes gap-confined)")
    for b, v in zip(bars, re_mus):
        ax.text(b.get_x() + b.get_width() / 2, v + 0.005, f"{v:.3f}",
                ha="center", fontsize=10)
    ax.grid(alpha=0.3, axis="y")

    # Panel 3: the |Delta| bar -- sign-correct sink, magnitude short (thermal == non-thermal)
    ax = axes[1, 0]
    bars = ax.bar([0, 1, 2, 3],
                  [f0_anchor, f_BBN_thermal, f_BBN_nonthermal, BBN_BOUND],
                  color=["orange", "steelblue", "green", "red"], alpha=0.7)
    ax.set_xticks([0, 1, 2, 3])
    ax.set_xticklabels(["no-exchange\n(S98)", "thermal\n$(1-\\Gamma)$",
                        "NON-thermal\n(this gate)", "substrate\nBBN bound"], fontsize=8)
    ax.set_ylabel(r"$\rho_{\rm vac}/\rho_{\rm rad}|_{\rm BBN}$")
    ax.set_title(fr"Non-thermal channel = thermal floor (no enhancement)"
                 f"\n|$\\Delta$| removed = {delta_removed_nonthermal:.4f}, "
                 f"need {delta_needed:.4f} (53.8$\\times$ short)")
    for b, v in zip(bars, [f0_anchor, f_BBN_thermal, f_BBN_nonthermal, BBN_BOUND]):
        ax.text(b.get_x() + b.get_width() / 2, v + 0.005, f"{v:.4f}",
                ha="center", fontsize=9)
    ax.grid(alpha=0.3, axis="y")

    # Panel 4: the coupled-decay trajectories
    ax = axes[1, 1]
    a_arr = np.exp(N)
    ax.loglog(a_arr, np.abs(rv), "b-", lw=2, label=r"$\rho_{\rm vac}$ (tracking)")
    ax.loglog(a_arr, np.abs(rd), "r-", lw=2, label=r"$\rho_{\rm DM}$ (stiff $w=+1$, $a^{-6}$)")
    ax.loglog(a_arr, rrad, "g-", lw=2, label=r"$\rho_{\rm rad}$ ($a^{-4}$)")
    ax.axvline(np.exp(N_BBN), color="k", ls="--", lw=1, label="BBN")
    ax.set_xlabel("scale factor $a$ ($a_{\\rm today}=1$)")
    ax.set_ylabel(r"$\rho_i / \rho_{\rm crit,today}$")
    ax.set_title("Two-fluid coupled-decay trajectories\n"
                 f"($g_{{\\rm non-thermal}}$ = {g_nonthermal:.0e}, Volovik #35)")
    ax.legend(fontsize=8)
    ax.grid(alpha=0.3, which="both")

    fig.suptitle(f"{GATE_ID}: {composite}  "
                 f"(sign={sign_verdict}, magnitude={magnitude_verdict}, regime={regime_verdict})\n"
                 f"NON-thermal BBN-relief channel is ALSO gap-suppressed: "
                 f"§VII.BP Floquet-DEAD (Re$\\mu_F$=0 at $h_{{\\rm par}}$={H_PAR_PHYSICAL:.1e}) "
                 f"+ internal leak = {g_nonthermal:.0e}, {factor_short_nonthermal:.0f}$\\times$ short of "
                 f"$g_{{\\rm needed}}$={g_eff_needed:.4f}",
                 fontsize=10)
    fig.tight_layout(rect=[0, 0, 1, 0.95])
    plt.savefig(PNG_PATH, dpi=150, bbox_inches="tight")
    print(f"[{GATE_ID}] saved png: {PNG_PATH}")

    return 0


if __name__ == "__main__":
    sys.exit(main())
